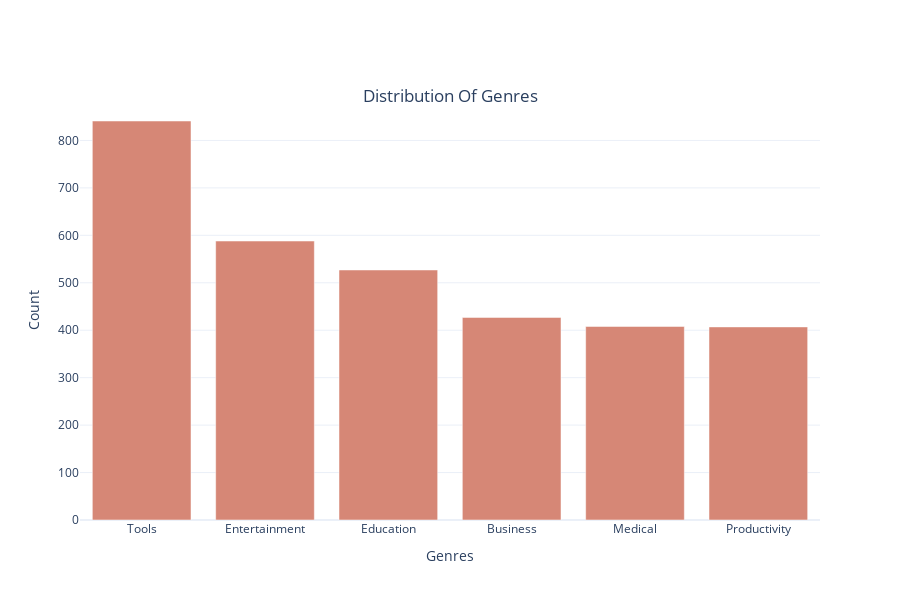

The notebook cell saved with this chart:
### Code cell
data = go.Bar(x=x[0:6].index, y=x.values, marker=dict(color='#D68776'))
layout = go.Layout(width=900,
                   height=600,
                   title={
                       'text': 'Distribution Of Genres',
                       'x': 0.5,
                       'y': 0.85,
                       'xanchor': 'center',
                       'yanchor': 'top'
                   },
                   xaxis=dict(title='Genres'),
                   yaxis=dict(title='Count'),
                   template='plotly_white')
fig = go.Figure(data=data, layout=layout)
fig.show()

### Figure 1 — Plotly figure (JSON) as saved in the notebook; plotly's stock layout.template omitted (floating-point values rounded to 4 significant figures)
{"data": [{"marker": {"color": "#D68776"}, "type": "bar", "x": ["Tools", "Entertainment", "Education", "Business", "Medical", "Productivity"], "y": [841, 588, 527, 427, 408, 407, 388, 372, 366, 364, 360, 356, 322, 306, 280, 264, 236, 230, 224, 218, 199, 196, 191, 173, 137, 136, 124, 109, 105, 98, 85, 85, 82, 80, 75, 64, 59, 58, 53, 48, 46, 44, 44, 39, 38, 38, 37, 30, 28, 23, 21, 20, 18, 18, 18, 16, 15, 15, 15, 13, 13, 10, 8, 7, 7, 7, 7, 6, 6, 5, 5, 5, 5, 5, 4, 4, 4, 4, 4, 3, 3, 3, 3, 3, 3, 3, 2, 2, 2, 2, 2, 2, 2, 2, 2, 1, 1, 1, 1, 1, 1, 1, 1, 1, 1, 1, 1, 1, 1, 1, 1, 1, 1, 1, 1, 1, 1, 1, 1]}], "layout": {"height": 600, "title": {"text": "Distribution Of Genres", "x": 0.5, "xanchor": "center", "y": 0.85, "yanchor": "top"}, "width": 900, "xaxis": {"title": {"text": "Genres"}}, "yaxis": {"title": {"text": "Count"}}}}
